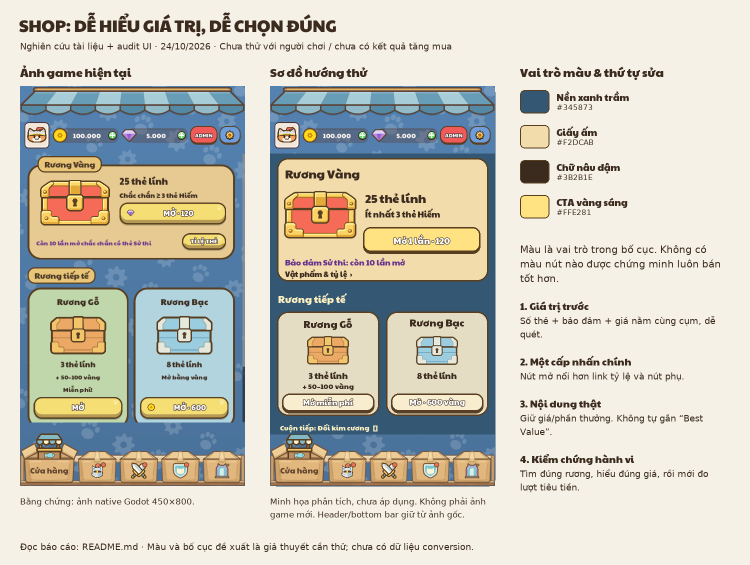
#> input picture docs/ux-research/2026-10-24/shop/direction-board.png, 1500 x 1130 px, given in place of shop.png, which was not available (shown at 1/2 size)
$ python review.py
#> lines starting #> are read from the running program, lines starting #| are printed output that depends on the picture; pictures that were not available may be replaced by others from this repository, and a replacement may not be noted
from pathlib import Path
import json,hashlib
from PIL import Image,ImageDraw,ImageFont

HERE=Path(__file__).resolve().parent
ROOT=HERE.parents[3]
BG,INK='#eee4d2','#583f21'
font=lambda n:ImageFont.truetype(str(ROOT/'game/ui/fonts/PaytoneOne-Regular.ttf'),n)
def paste(canvas,source,cx,y,maximum=None):
    art=Image.open(source).convert('RGBA')
    if maximum:art.thumbnail((maximum,maximum),Image.Resampling.LANCZOS)
    canvas.paste(art,(round(cx-art.width/2),round(y)),art)

canvas=Image.new('RGB',(840,660),BG);d=ImageDraw.Draw(canvas)
#> after `canvas = Image.new('RGB', (840, 660), BG)`:
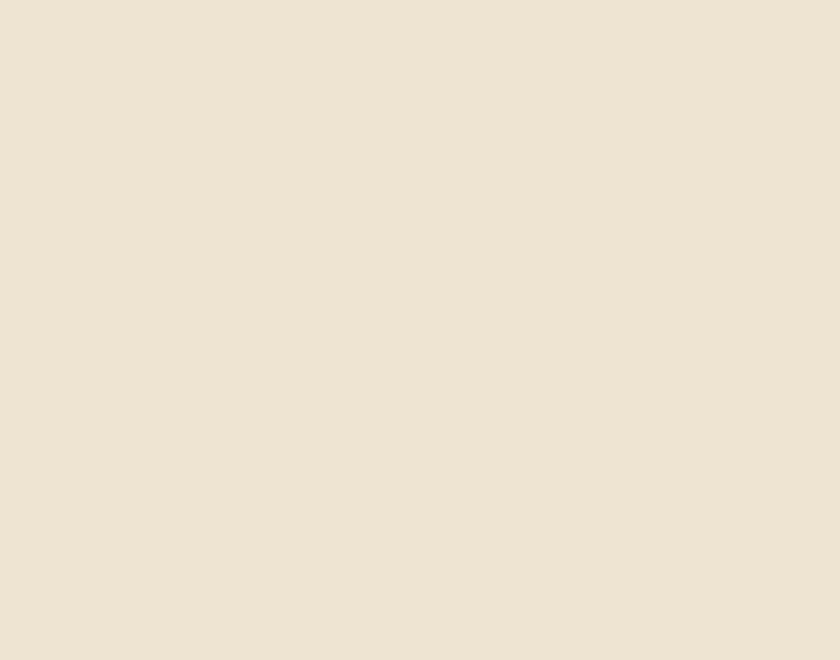
#> canvas: PIL image 840x660 RGB; mean R, G, B 238, 228, 210
d.text((24,16),'ĐÃ ÁP DỤNG · CÁ XANH RÕ HƠN',font=font(25),fill=INK)
for i,(name,label) in enumerate([('shop','Cửa hàng'),('hero','Anh hùng'),('battle','Chiến')]):
    source=ROOT/'game/ui/skin/carton_nav'/f'{name}.png'
    paste(canvas,source,140+i*280,80,210)
#> in paste, `if maximum:art.thumbnail((maximum,maximum),Image.Resampling.LANCZOS)`:
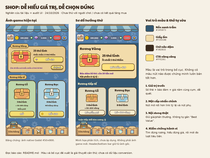
#> art: PIL image 210x158 RGBA; mean R, G, B, A 202.5, 200, 187.6, 255
#> in paste, `canvas.paste(art,(round(cx-art.width/2),round(y)),art)`:
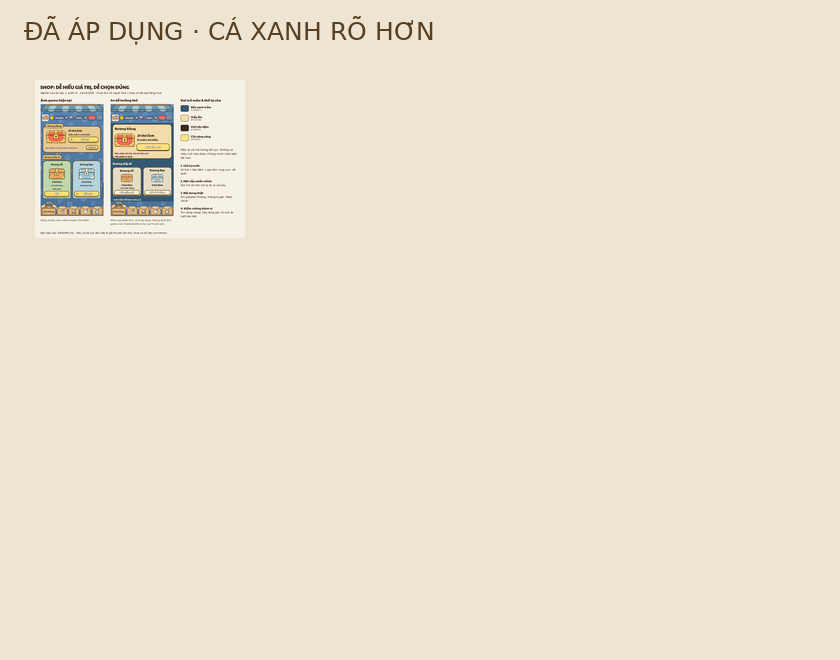
#> canvas: PIL image 840x660 RGB; mean R, G, B 235.3, 225.7, 208
#> (the run stopped early here; a loop or call above may not have finished)
